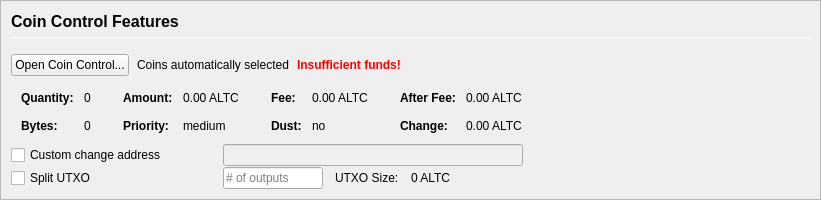
         <widget class="QFrame" name="frameCoinControl">
          <property name="sizePolicy">
           <sizepolicy hsizetype="Expanding" vsizetype="Expanding">
            <horstretch>0</horstretch>
            <verstretch>0</verstretch>
           </sizepolicy>
          </property>
          <property name="maximumSize">
           <size>
            <width>16777215</width>
            <height>16777215</height>
           </size>
          </property>
          <property name="frameShape">
           <enum>QFrame::StyledPanel</enum>
          </property>
          <property name="frameShadow">
           <enum>QFrame::Sunken</enum>
          </property>
          <layout class="QVBoxLayout" name="verticalLayoutCoinControl2">
           <property name="spacing">
            <number>0</number>
           </property>
           <property name="leftMargin">
            <number>0</number>
           </property>
           <property name="topMargin">
            <number>0</number>
           </property>
           <property name="rightMargin">
            <number>0</number>
           </property>
           <property name="bottomMargin">
            <number>0</number>
           </property>
           <item>
            <widget class="QFrame" name="frameCoinControl_BG">
             <layout class="QVBoxLayout" name="verticalLayoutCoinControl" stretch="0,0,0,0,0,0">
              <property name="spacing">
               <number>1</number>
              </property>
              <property name="leftMargin">
               <number>10</number>
              </property>
              <property name="topMargin">
               <number>10</number>
              </property>
              <item>
               <layout class="QHBoxLayout" name="horizontalLayoutCoinControl1">
                <property name="bottomMargin">
                 <number>15</number>
                </property>
                <item>
                 <layout class="QVBoxLayout" name="verticalLayout_3">
                  <property name="spacing">
                   <number>6</number>
                  </property>
                  <item>
                   <widget class="QLabel" name="labelCoinControlFeatures">
                    <property name="sizePolicy">
                     <sizepolicy hsizetype="Preferred" vsizetype="Maximum">
                      <horstretch>0</horstretch>
                      <verstretch>0</verstretch>
                     </sizepolicy>
                    </property>
                    <property name="minimumSize">
                     <size>
                      <width>0</width>
                      <height>20</height>
                     </size>
                    </property>
                    <property name="font">
                     <font>
                      <pointsize>12</pointsize>
                      <weight>75</weight>
                      <bold>true</bold>
                     </font>
                    </property>
                    <property name="styleSheet">
                     <string notr="true">font-weight:bold;</string>
                    </property>
                    <property name="text">
                     <string>Coin Control Features</string>
                    </property>
                   </widget>
                  </item>
                  <item>
                   <widget class="Line" name="line">
                    <property name="minimumSize">
                     <size>
                      <width>0</width>
                      <height>1</height>
                     </size>
                    </property>
                    <property name="maximumSize">
                     <size>
                      <width>16777215</width>
                      <height>1</height>
                     </size>
                    </property>
                    <property name="orientation">
                     <enum>Qt::Horizontal</enum>
                    </property>
                   </widget>
                  </item>
                 </layout>
                </item>
               </layout>
              </item>
              <item>
               <layout class="QHBoxLayout" name="horizontalLayoutCoinControl2" stretch="0,0,0,0">
                <property name="spacing">
                 <number>8</number>
                </property>
                <property name="bottomMargin">
                 <number>10</number>
                </property>
                <item>
                 <widget class="QPushButton" name="pushButtonCoinControl">
                  <property name="styleSheet">
                   <string notr="true"/>
                  </property>
                  <property name="text">
                   <string>Open Coin Control...</string>
                  </property>
                  <property name="autoDefault">
                   <bool>false</bool>
                  </property>
                 </widget>
                </item>
                <item>
                 <widget class="QLabel" name="labelCoinControlAutomaticallySelected">
                  <property name="text">
                   <string>Coins automatically selected</string>
                  </property>
                  <property name="margin">
                   <number>5</number>
                  </property>
                 </widget>
                </item>
                <item>
                 <widget class="QLabel" name="labelCoinControlInsuffFunds">
                  <property name="font">
                   <font>
                    <weight>75</weight>
                    <bold>true</bold>
                   </font>
                  </property>
                  <property name="styleSheet">
                   <string notr="true">color:red;font-weight:bold;</string>
                  </property>
                  <property name="text">
                   <string>Insufficient funds!</string>
                  </property>
                  <property name="margin">
                   <number>5</number>
                  </property>
                 </widget>
                </item>
                <item>
                 <spacer name="horizontalSpacerCoinControl">
                  <property name="orientation">
                   <enum>Qt::Horizontal</enum>
                  </property>
                  <property name="sizeHint" stdset="0">
                   <size>
                    <width>40</width>
                    <height>1</height>
                   </size>
                  </property>
                 </spacer>
                </item>
               </layout>
              </item>
              <item>
               <widget class="QWidget" name="widgetCoinControl" native="true">
                <property name="sizePolicy">
                 <sizepolicy hsizetype="Preferred" vsizetype="Preferred">
                  <horstretch>0</horstretch>
                  <verstretch>0</verstretch>
                 </sizepolicy>
                </property>
                <property name="minimumSize">
                 <size>
                  <width>0</width>
                  <height>0</height>
                 </size>
                </property>
                <property name="styleSheet">
                 <string notr="true"/>
                </property>
                <layout class="QHBoxLayout" name="horizontalLayoutCoinControl5">
                 <property name="leftMargin">
                  <number>0</number>
                 </property>
                 <property name="topMargin">
                  <number>0</number>
                 </property>
                 <property name="rightMargin">
                  <number>0</number>
                 </property>
                 <property name="bottomMargin">
                  <number>0</number>
                 </property>
                 <item>
                  <layout class="QHBoxLayout" name="horizontalLayoutCoinControl3" stretch="0,0,0,1">
                   <property name="spacing">
                    <number>20</number>
                   </property>
                   <property name="topMargin">
                    <number>0</number>
                   </property>
                   <property name="bottomMargin">
                    <number>10</number>
                   </property>
                   <item>
                    <layout class="QFormLayout" name="formLayoutCoinControl1">
                     <property name="horizontalSpacing">
                      <number>10</number>
                     </property>
                     <property name="verticalSpacing">
                      <number>14</number>
                     </property>
                     <property name="leftMargin">
                      <number>10</number>
                     </property>
                     <property name="topMargin">
                      <number>4</number>
                     </property>
                     <property name="rightMargin">
                      <number>6</number>
                     </property>
                     <item row="0" column="0">
                      <widget class="QLabel" name="labelCoinControlQuantityText">
                       <property name="font">
                        <font>
                         <weight>75</weight>
                         <bold>true</bold>
                        </font>
                       </property>
                       <property name="text">
                        <string>Quantity:</string>
                       </property>
                       <property name="margin">
                        <number>0</number>
                       </property>
                      </widget>
                     </item>
                     <item row="0" column="1">
                      <widget class="QLabel" name="labelCoinControlQuantity">
                       <property name="cursor">
                        <cursorShape>IBeamCursor</cursorShape>
                       </property>
                       <property name="contextMenuPolicy">
                        <enum>Qt::ActionsContextMenu</enum>
                       </property>
                       <property name="text">
                        <string notr="true">0</string>
                       </property>
                       <property name="margin">
                        <number>0</number>
                       </property>
                       <property name="textInteractionFlags">
                        <set>Qt::LinksAccessibleByMouse|Qt::TextSelectableByKeyboard|Qt::TextSelectableByMouse</set>
                       </property>
                      </widget>
                     </item>
                     <item row="1" column="0">
                      <widget class="QLabel" name="labelCoinControlBytesText">
                       <property name="font">
                        <font>
                         <weight>75</weight>
                         <bold>true</bold>
                        </font>
                       </property>
                       <property name="text">
                        <string>Bytes:</string>
                       </property>
                      </widget>
                     </item>
                     <item row="1" column="1">
                      <widget class="QLabel" name="labelCoinControlBytes">
                       <property name="cursor">
                        <cursorShape>IBeamCursor</cursorShape>
                       </property>
                       <property name="contextMenuPolicy">
                        <enum>Qt::ActionsContextMenu</enum>
                       </property>
                       <property name="text">
                        <string notr="true">0</string>
                       </property>
                       <property name="textInteractionFlags">
                        <set>Qt::LinksAccessibleByMouse|Qt::TextSelectableByKeyboard|Qt::TextSelectableByMouse</set>
                       </property>
                      </widget>
                     </item>
                    </layout>
                   </item>
                   <item>
                    <layout class="QFormLayout" name="formLayoutCoinControl2">
                     <property name="horizontalSpacing">
                      <number>10</number>
                     </property>
                     <property name="verticalSpacing">
                      <number>14</number>
                     </property>
                     <property name="leftMargin">
                      <number>6</number>
                     </property>
                     <property name="topMargin">
                      <number>4</number>
                     </property>
                     <property name="rightMargin">
                      <number>6</number>
                     </property>
                     <item row="0" column="0">
                      <widget class="QLabel" name="labelCoinControlAmountText">
                       <property name="font">
                        <font>
                         <weight>75</weight>
                         <bold>true</bold>
                        </font>
                       </property>
                       <property name="text">
                        <string>Amount:</string>
                       </property>
                       <property name="margin">
                        <number>0</number>
                       </property>
                      </widget>
                     </item>
                     <item row="0" column="1">
                      <widget class="QLabel" name="labelCoinControlAmount">
                       <property name="cursor">
                        <cursorShape>IBeamCursor</cursorShape>
                       </property>
                       <property name="contextMenuPolicy">
                        <enum>Qt::ActionsContextMenu</enum>
                       </property>
                       <property name="text">
                        <string notr="true">0.00 ALTC</string>
                       </property>
                       <property name="textInteractionFlags">
                        <set>Qt::LinksAccessibleByMouse|Qt::TextSelectableByKeyboard|Qt::TextSelectableByMouse</set>
                       </property>
                      </widget>
                     </item>
                     <item row="1" column="0">
                      <widget class="QLabel" name="labelCoinControlPriorityText">
                       <property name="font">
                        <font>
                         <weight>75</weight>
                         <bold>true</bold>
                        </font>
                       </property>
                       <property name="text">
                        <string>Priority:</string>
                       </property>
                      </widget>
                     </item>
                     <item row="1" column="1">
                      <widget class="QLabel" name="labelCoinControlPriority">
                       <property name="cursor">
                        <cursorShape>IBeamCursor</cursorShape>
                       </property>
                       <property name="contextMenuPolicy">
                        <enum>Qt::ActionsContextMenu</enum>
                       </property>
                       <property name="text">
                        <string>medium</string>
                       </property>
                       <property name="textInteractionFlags">
                        <set>Qt::LinksAccessibleByMouse|Qt::TextSelectableByKeyboard|Qt::TextSelectableByMouse</set>
                       </property>
                      </widget>
                     </item>
                    </layout>
                   </item>
                   <item>
                    <layout class="QFormLayout" name="formLayoutCoinControl3">
                     <property name="horizontalSpacing">
                      <number>10</number>
                     </property>
                     <property name="verticalSpacing">
                      <number>14</number>
                     </property>
                     <property name="leftMargin">
                      <number>6</number>
                     </property>
                     <property name="topMargin">
                      <number>4</number>
                     </property>
                     <property name="rightMargin">
                      <number>6</number>
                     </property>
                     <item row="0" column="0">
                      <widget class="QLabel" name="labelCoinControlFeeText">
                       <property name="font">
                        <font>
                         <weight>75</weight>
                         <bold>true</bold>
                        </font>
                       </property>
                       <property name="text">
                        <string>Fee:</string>
                       </property>
                       <property name="margin">
                        <number>0</number>
                       </property>
                      </widget>
                     </item>
                     <item row="0" column="1">
                      <widget class="QLabel" name="labelCoinControlFee">
                       <property name="cursor">
                        <cursorShape>IBeamCursor</cursorShape>
                       </property>
                       <property name="contextMenuPolicy">
                        <enum>Qt::ActionsContextMenu</enum>
                       </property>
                       <property name="text">
                        <string notr="true">0.00 ALTC</string>
                       </property>
                       <property name="textInteractionFlags">
                        <set>Qt::LinksAccessibleByMouse|Qt::TextSelectableByKeyboard|Qt::TextSelectableByMouse</set>
                       </property>
                      </widget>
                     </item>
                     <item row="1" column="0">
                      <widget class="QLabel" name="labelCoinControlLowOutputText">
                       <property name="font">
                        <font>
                         <weight>75</weight>
                         <bold>true</bold>
                        </font>
                       </property>
                       <property name="text">
                        <string>Dust:</string>
                       </property>
                      </widget>
                     </item>
                     <item row="1" column="1">
                      <widget class="QLabel" name="labelCoinControlLowOutput">
                       <property name="cursor">
                        <cursorShape>IBeamCursor</cursorShape>
                       </property>
                       <property name="contextMenuPolicy">
                        <enum>Qt::ActionsContextMenu</enum>
                       </property>
                       <property name="text">
                        <string>no</string>
                       </property>
                       <property name="textInteractionFlags">
                        <set>Qt::LinksAccessibleByMouse|Qt::TextSelectableByKeyboard|Qt::TextSelectableByMouse</set>
                       </property>
                      </widget>
                     </item>
                    </layout>
                   </item>
                   <item>
                    <layout class="QFormLayout" name="formLayoutCoinControl4">
                     <property name="horizontalSpacing">
                      <number>10</number>
                     </property>
                     <property name="verticalSpacing">
                      <number>14</number>
                     </property>
                     <property name="leftMargin">
                      <number>6</number>
                     </property>
                     <property name="topMargin">
                      <number>4</number>
                     </property>
                     <property name="rightMargin">
                      <number>6</number>
                     </property>
                     <item row="0" column="0">
                      <widget class="QLabel" name="labelCoinControlAfterFeeText">
                       <property name="font">
                        <font>
                         <weight>75</weight>
                         <bold>true</bold>
                        </font>
                       </property>
                       <property name="text">
                        <string>After Fee:</string>
                       </property>
                       <property name="margin">
                        <number>0</number>
                       </property>
                      </widget>
                     </item>
                     <item row="0" column="1">
                      <widget class="QLabel" name="labelCoinControlAfterFee">
                       <property name="cursor">
                        <cursorShape>IBeamCursor</cursorShape>
                       </property>
                       <property name="contextMenuPolicy">
                        <enum>Qt::ActionsContextMenu</enum>
                       </property>
                       <property name="text">
                        <string notr="true">0.00 ALTC</string>
                       </property>
                       <property name="textInteractionFlags">
                        <set>Qt::LinksAccessibleByMouse|Qt::TextSelectableByKeyboard|Qt::TextSelectableByMouse</set>
                       </property>
                      </widget>
                     </item>
                     <item row="1" column="0">
                      <widget class="QLabel" name="labelCoinControlChangeText">
                       <property name="font">
                        <font>
                         <weight>75</weight>
                         <bold>true</bold>
                        </font>
                       </property>
                       <property name="text">
                        <string>Change:</string>
                       </property>
                      </widget>
                     </item>
                     <item row="1" column="1">
                      <widget class="QLabel" name="labelCoinControlChange">
                       <property name="cursor">
                        <cursorShape>IBeamCursor</cursorShape>
                       </property>
                       <property name="contextMenuPolicy">
                        <enum>Qt::ActionsContextMenu</enum>
                       </property>
                       <property name="text">
                        <string notr="true">0.00 ALTC</string>
                       </property>
                       <property name="textInteractionFlags">
                        <set>Qt::LinksAccessibleByMouse|Qt::TextSelectableByKeyboard|Qt::TextSelectableByMouse</set>
                       </property>
                      </widget>
                     </item>
                    </layout>
                   </item>
                  </layout>
                 </item>
                </layout>
               </widget>
              </item>
              <item>
               <layout class="QHBoxLayout" name="horizontalLayoutCoinControl4">
                <property name="spacing">
                 <number>12</number>
                </property>
                <property name="sizeConstraint">
                 <enum>QLayout::SetDefaultConstraint</enum>
                </property>
                <property name="topMargin">
                 <number>0</number>
                </property>
                <property name="rightMargin">
                 <number>0</number>
                </property>
                <item>
                 <widget class="QCheckBox" name="checkBoxCoinControlChange">
                  <property name="sizePolicy">
                   <sizepolicy hsizetype="Preferred" vsizetype="Preferred">
                    <horstretch>0</horstretch>
                    <verstretch>0</verstretch>
                   </sizepolicy>
                  </property>
                  <property name="minimumSize">
                   <size>
                    <width>200</width>
                    <height>0</height>
                   </size>
                  </property>
                  <property name="maximumSize">
                   <size>
                    <width>200</width>
                    <height>16777215</height>
                   </size>
                  </property>
                  <property name="toolTip">
                   <string>If this is activated, but the change address is empty or invalid, change will be sent to a newly generated address.</string>
                  </property>
                  <property name="text">
                   <string>Custom change address</string>
                  </property>
                 </widget>
                </item>
                <item>
                 <widget class="QValidatedLineEdit" name="lineEditCoinControlChange">
                  <property name="enabled">
                   <bool>false</bool>
                  </property>
                  <property name="sizePolicy">
                   <sizepolicy hsizetype="Preferred" vsizetype="Preferred">
                    <horstretch>0</horstretch>
                    <verstretch>0</verstretch>
                   </sizepolicy>
                  </property>
                  <property name="minimumSize">
                   <size>
                    <width>300</width>
                    <height>0</height>
                   </size>
                  </property>
                 </widget>
                </item>
                <item>
                 <widget class="QLabel" name="labelCoinControlChangeLabel">
                  <property name="sizePolicy">
                   <sizepolicy hsizetype="Preferred" vsizetype="Preferred">
                    <horstretch>0</horstretch>
                    <verstretch>0</verstretch>
                   </sizepolicy>
                  </property>
                  <property name="minimumSize">
                   <size>
                    <width>100</width>
                    <height>0</height>
                   </size>
                  </property>
                  <property name="text">
                   <string/>
                  </property>
                  <property name="margin">
                   <number>3</number>
                  </property>
                 </widget>
                </item>
               </layout>
              </item>
              <item>
               <layout class="QHBoxLayout" name="horizontalLayoutCoinControl6">
                <property name="spacing">
                 <number>12</number>
                </property>
                <property name="rightMargin">
                 <number>0</number>
                </property>
                <item>
                 <widget class="QCheckBox" name="splitBlockCheckBox">
                  <property name="sizePolicy">
                   <sizepolicy hsizetype="Preferred" vsizetype="Preferred">
                    <horstretch>0</horstretch>
                    <verstretch>0</verstretch>
                   </sizepolicy>
                  </property>
                  <property name="minimumSize">
                   <size>
                    <width>200</width>
                    <height>0</height>
                   </size>
                  </property>
                  <property name="maximumSize">
                   <size>
                    <width>200</width>
                    <height>16777215</height>
                   </size>
                  </property>
                  <property name="text">
                   <string>Split UTXO</string>
                  </property>
                 </widget>
                </item>
                <item>
                 <widget class="QLineEdit" name="splitBlockLineEdit">
                  <property name="sizePolicy">
                   <sizepolicy hsizetype="Preferred" vsizetype="Preferred">
                    <horstretch>50</horstretch>
                    <verstretch>0</verstretch>
                   </sizepolicy>
                  </property>
                  <property name="minimumSize">
                   <size>
                    <width>100</width>
                    <height>0</height>
                   </size>
                  </property>
                  <property name="maximumSize">
                   <size>
                    <width>100</width>
                    <height>16777215</height>
                   </size>
                  </property>
                  <property name="placeholderText">
                   <string># of outputs</string>
                  </property>
                 </widget>
                </item>
                <item>
                 <widget class="QLabel" name="labelBlockSizeText">
                  <property name="text">
                   <string>UTXO Size:</string>
                  </property>
                 </widget>
                </item>
                <item>
                 <widget class="QLabel" name="labelBlockSize">
                  <property name="text">
                   <string>0 ALTC</string>
                  </property>
                 </widget>
                </item>
                <item>
                 <spacer name="horizontalSpacer_7">
                  <property name="orientation">
                   <enum>Qt::Horizontal</enum>
                  </property>
                  <property name="sizeHint" stdset="0">
                   <size>
                    <width>40</width>
                    <height>20</height>
                   </size>
                  </property>
                 </spacer>
                </item>
               </layout>
              </item>
              <item>
               <spacer name="verticalSpacerCoinControl">
                <property name="orientation">
                 <enum>Qt::Vertical</enum>
                </property>
                <property name="sizeHint" stdset="0">
                 <size>
                  <width>800</width>
                  <height>1</height>
                 </size>
                </property>
               </spacer>
              </item>
             </layout>
            </widget>
           </item>
          </layout>
         </widget>
